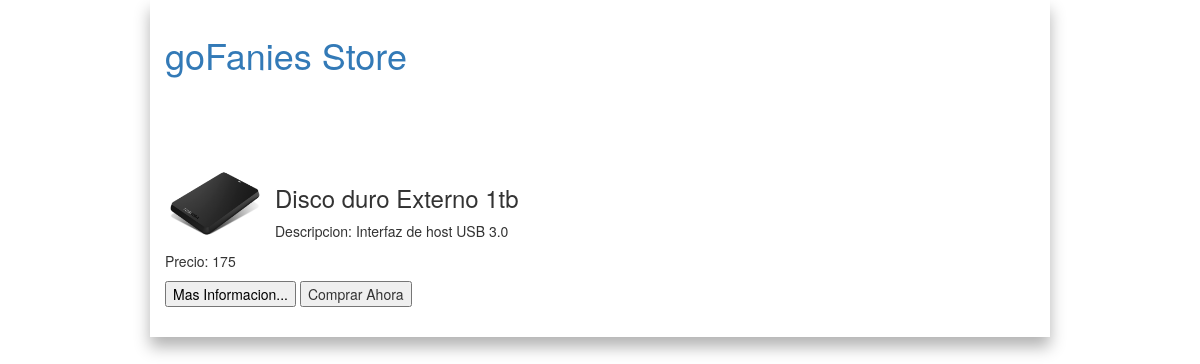
Screenshot of /pages/productos.php?id=2 with the database file from the repository.
### tables this page shows
CREATE TABLE `imagenesproductos` (
  `idImagen` int(10) NOT NULL,
  `idProducto` int(11) NOT NULL,
  `imagen` varchar(100) NOT NULL,
  `titulo` varchar(100) NOT NULL,
  `descripcion` varchar(100) NOT NULL
);

CREATE TABLE `productos` (
  `idProducto` int(10) NOT NULL,
  `nombre` varchar(100) NOT NULL,
  `descripcion` varchar(100) NOT NULL,
  `precio` decimal(10,0) NOT NULL,
  `peso` double NOT NULL,
  `existencias` int(10) NOT NULL,
  `estado` int(2) NOT NULL
);

### app/src/model/Productos.php (called while the page is built, shortened)
<?php
class Productos
{
    private $idProducto;
    public function __construct($idProducto=null, $nombre=null, $descripcion=null, $precio=null, $peso=null, $existencias=null)
    {
        $this->idProducto = $idProducto;
    }
    public function getAll(){
        $con = db::conectar();
        $query = $con->prepare("CALL getAllPro()");
        $query->execute();
        return $query->fetchAll();
    }public function getAllById(){
        $con = db::conectar();
        $query = $con->prepare("CALL getAllProdById(?)");
        $query->execute(array($this->idProducto));
        return $query;
    }
    public function getAllImgByProducto(){
        $con = db::conectar();
        $query = $con->prepare("CALL getAllImgByProducto(?)");
        $query->execute(array($this->idProducto));
        return $query;
    }
}

### pages/productos.php (the view, shortened to what this page needs)
<?php
$obj = new Productos($_GET['id']);
  $filas = $obj->getAllById();
 while($fila = $filas->fetch()){
?>
    <article>
        <?php
        $filaimg = $obj->getAllImgByProducto();
        while($fila2 = $filaimg->fetch()){
            ?>
            <img src="../template/imgprod/<?=$fila2['imagen']?>" width="100px"  alt="">
        <?php
         }
     ?>
        <h3><?=$fila['nombre']?></h3>
        <p>Descripcion: <?=$fila['descripcion']?></p>
        <p>Precio: <?=$fila['precio']?></p>
        <a href="#"><button>Mas Informacion...</button></a>
        <button value="<?=$fila['idProducto']?>" class="comprarahora">Comprar Ahora</button>
    </article>
 <?php
    }
 ?>

### template/css/style.css (style rules this page uses)
body { margin: 0px; padding: 0px; font-family: arial; background:rgb(200,200,200); }
article a { color: black; text-decoration: none; }
article { padding-top: 80px; padding-bottom: 15px; }
article img { margin-right: 10px; border: 5px solid white; float: left; box-shadow: 0px 10px 15px rgba(0.0.0.0.4); }
article { clear: both; }

### rows the page displays
productos: nombre "Disco duro Externo 1tb", descripcion "Interfaz de host USB 3.0", precio "175", $fila['idProducto'] 2 (drawn)
imagenesproductos: imagen (picture)
